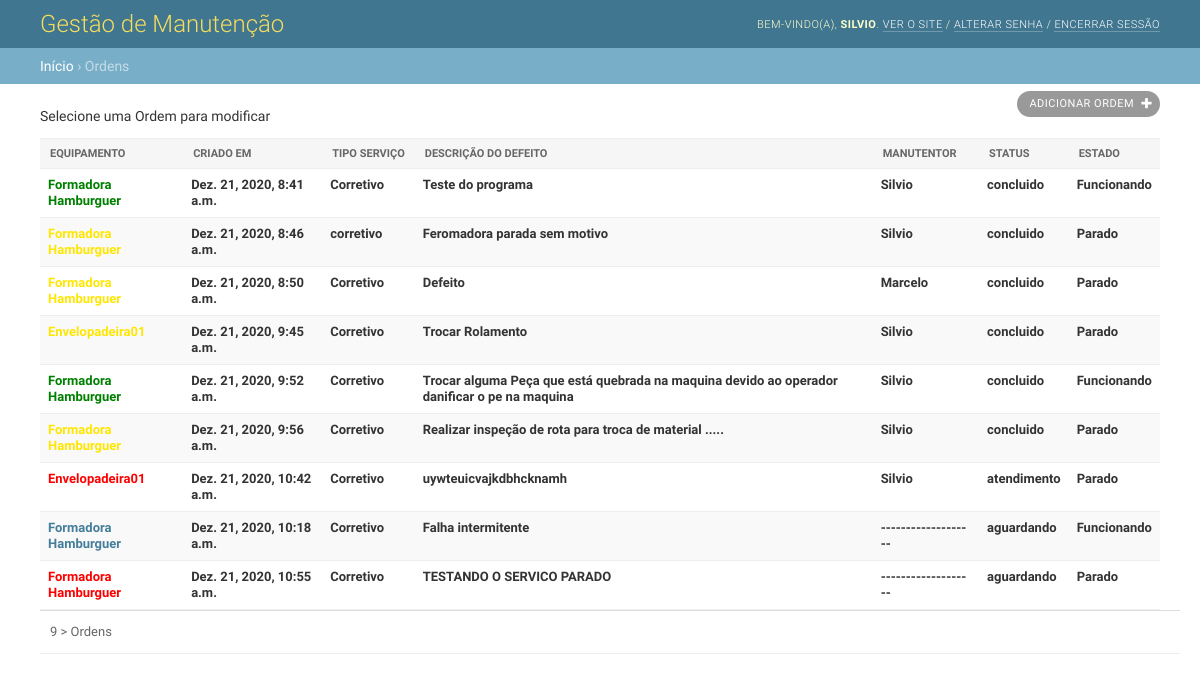
/ordem/, run on an earlier commit of the app's database.
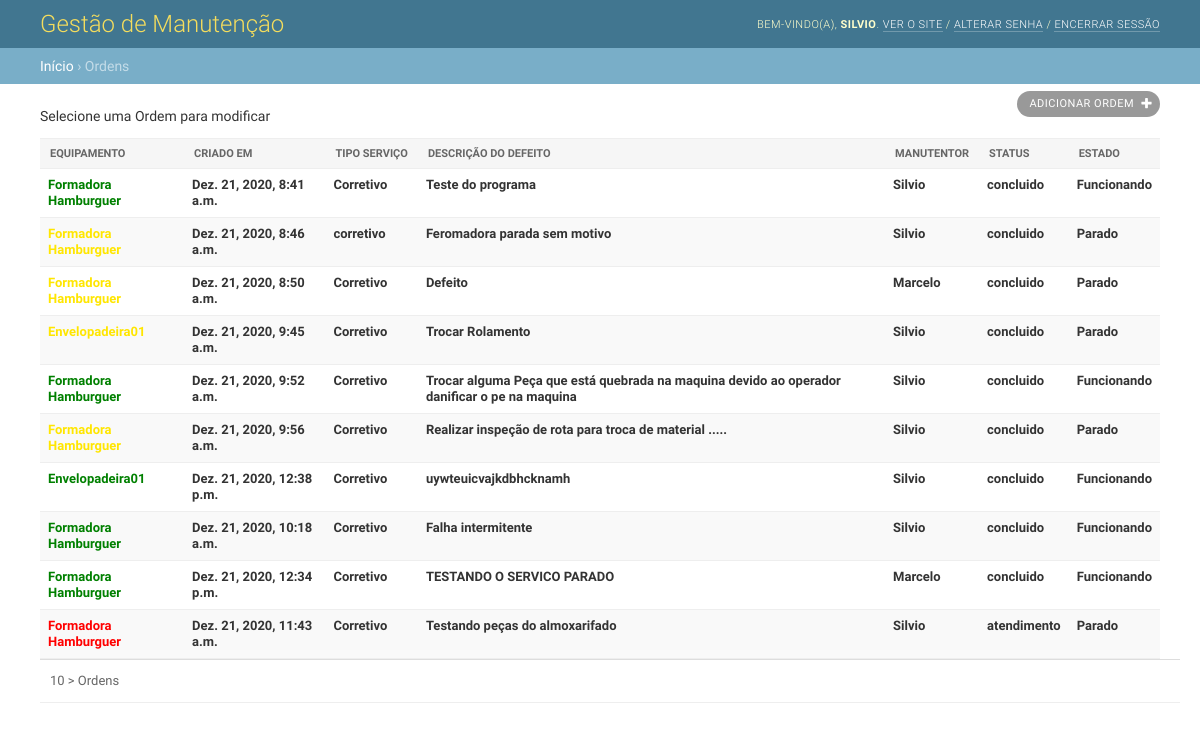
And on a later commit of the database.
### core/models.py (models this page shows)
class Ordem(models.Model):
    funcao_choices = [
        ('concluido', 'Serviço Concluido'),
        ('andamento', 'Serviço em Andamento'),
        ('cancelado', 'Serviço Cancelado'),
        ('suspenso', 'Serviço Suspenso'),
        ('aguardando', 'Arguardando Manutenção'),
        ('peca', 'Aguardando Peça'),
        ('atendimento', 'Em Atendimento'),
    ]
    estado_choices = [
        ('Parado', 'Equipamento Parado'),
        ('Funcionando', 'Equipamento Funcionando'),
        ('Programado', 'Serviço Programado'),
        ('Melhoria', 'Serviço de Melhoria'),
    ]
    tipo_choices = [
        ('Corretivo', 'Serviço Corretivo'),
        ('Preventivo', 'Serviço Preventivo'),
        ('Inspecao', 'Serviço de Inpeção'),
        ('Melhoria', 'Serviço de Melhoria'),
    ]
    Modificado = models.DateTimeField(auto_now_add=True)
    Solicitante = models.CharField(max_length=50, help_text='Solicitante da Ordem')
    Equipamento = models.ForeignKey(Equipamentos, on_delete=models.CASCADE)
    Tipo_Servico = models.CharField(
        verbose_name='Tipo do Serviço',
        max_length=25,
        choices=tipo_choices,
        default='Corretivo',
    )
    Descricao = models.TextField()
    Setor = models.CharField(max_length=50, help_text='Setor do Serviço')
    Causa = models.TextField(help_text='Causa do Problema', null=True, blank=True)
    Realizado = models.TextField(help_text='Serviço Realizado', null=True, blank=True)
    Manutentor = models.ForeignKey(Manutencao, on_delete=models.CASCADE, null=True, blank=True)
    Situacao = models.CharField(
        verbose_name='Situação do Serviço',
        max_length=25,
        choices=funcao_choices,
        default='aguardando',
    )
    Estado = models.CharField(
        verbose_name='Estado do Equipamento',
        max_length=25,
        choices=estado_choices,
        default='Parado',
    )
    Abertura_servico = models.DateTimeField(auto_now=False, auto_now_add=False, null=True, blank=True)
    Inicio_servico = models.DateTimeField(auto_now=False, auto_now_add=False, null=True, blank=True)
    Termino_servico = models.DateTimeField(auto_now=False, auto_now_add=False, null=True, blank=True)
    Pecas = models.ManyToManyField(Almoxarifado, null=True, blank=True)

class Base(models.Model):
    create = models.DateTimeField(auto_now_add=True)
    update = models.DateTimeField(auto_now=True)

class Equipamentos(Base):
    Nome = models.CharField(max_length=50, help_text='Nome do Equipamento')
    Setor = models.CharField(max_length=50, help_text='Setor do Equipamento')
    Fabricante = models.CharField(max_length=50, help_text='Fabricante do Equipamento')
    def __str__(self):
        return self.Nome

class Manutencao(Base):
    funcao_choices = [
        ('eletric', 'Eletricista'),
        ('macanic', 'Mecânico'),
        ('lub', 'Lubrificador'),
        ('aut', 'Automação'),
        ('refri', 'Refrigeração'),
        ('aux_eletric', 'Auxiliar Eletricista'),
        ('aux_mecanic', 'Auxiliar Mecânico'),
        ('aux_refri', 'Auxiliar Refrigeração'),
    ]
    Nome = models.CharField(verbose_name='Nome do Manutentor', max_length=50)
    funcao = models.CharField(
        verbose_name='Função do Manutentor',
        max_length=25,
        choices=funcao_choices,
        default='eletric',
        )
    def __str__(self):
        return self.Nome

### core/views.py (the view)
# urls.py: path('ordem/', ordem, name='ordem'),
def ordem(request):
    dados = Ordem.objects.all()
    context = {
        'dados': dados,
    }
    return render(request, 'ordem/ordem.html', context)

### core/templates/ordem/ordem.html (shortened to what the changed rows need)
{% extends 'ordem/base.html' %}
{% block main %}
<div class="main shifted" id="main">
    <div class="content">
      <div id="content" class="flex">
        <div id="content-main">
          <div class="module" id="changelist">
            <div class="changelist-form-container">
              <form id="changelist-form" method="post" novalidate>
                <div class="container">
                  <table id="result_list">
                    <thead>
                      <tr>
                        <th scope="col"  class="">
                          <div class="text"><span>Equipamento</span></div>
                        </th>
                        <th scope="col"  class="">
                          <div class="text"><span>Criado em</span></div>
                        </th>
                        <th scope="col"  class="">
                          <div class="text"><span>Tipo Serviço</span></div>
                        </th>
                        <th scope="col"  class="">
                          <div class="text"><span>Descrição do Defeito</span></div>
                        </th>
                        <th scope="col"  class="">
                          <div class="text"><span>Manutentor</span></div>
                        </th>
                        <th scope="col"  class="">
                          <div class="text"><span>Status</span></div>
                        </th>
                        <th scope="col"  class="">
                          <div class="text"><span>Estado</span></div>
                        </th>
                      </tr>
                    </thead>
                    <tbody>
                      {% for dados in dados %}
                      <tr>
                          {% if dados.Estado == 'Parado' %}
                            <th>
                              {% if dados.Manutentor == none %}
                                  <a href="{% url 'ordem_abrir' dados.id %}" style="color:red;">{{ dados.Equipamento }}</a>
                              {% else %}
                                {% if dados.Situacao == 'concluido' %}
                                  <a href="{% url 'ordem_consultar' dados.id %}" style="color: rgb(255, 230, 0);">{{ dados.Equipamento }}</a>
                                {% else %}
                                  <a href="{% url 'ordem_fechar' dados.id %}" style="color: red;">{{ dados.Equipamento }}</a>
                                {% endif %}
                              {% endif %}
                            </th>
                          {% elif dados.Estado == 'Funcionando' %}
                          <th style="color: red;">
                            {% if dados.Manutentor == none %}
                                <a href="{% url 'ordem_abrir' dados.id %}">{{ dados.Equipamento }}</a>
                            {% else %}
                              {% if dados.Situacao == 'concluido' %}
                                <a href="{% url 'ordem_consultar' dados.id %}" style="color: green;">{{ dados.Equipamento }}</a>
                              {% else %}
                                <a href="{% url 'ordem_fechar' dados.id %}" style="color: green;">{{ dados.Equipamento }}</a>
                              {% endif %}
                            {% endif %}
                          </th>
                          {% endif %}
                          <th class="">
                            <a>{{ dados.Modificado }}</a>
                          </th>
                          <th class="">
                            <a>{{ dados.Tipo_Servico }}</a>
                          </th>
                          <th class="">
                            <a>{{ dados.Descricao }}</a>
                          </th>
                          <th class="">
                            {% if dados.Manutentor == none %}
                              <a>-------------------</a>
                            {% else %}
                              <a>{{ dados.Manutentor }}</a>
                            {% endif %}
                          </th>
                          <th class="">
                            <a>{{ dados.Situacao }}</a>
                          </th>
                          <th class="">
                            <a>{{ dados.Estado }}</a>
                          </th>
                      </tr>
                      {% endfor %}
                    </tbody>
                  </table>
                  <p class="paginator">
                    {% if dados.count == 1 %}
                    <span>{{ dados.count }} > Ordem</span>
                    {% else %}
                      <span>{{ dados.count }} > Ordens</span>
                    {% endif %}
                  </p>
                </div>
              </form>
            </div>
          </div>
        </div>
        <br class="clear">
        </div>
        </div>
      </div>
    </div>
{% endblock %}

What changed in the data, as far as the page shows it:
changed Ordem "uywteuicvajkdbhcknamh": Modificado "Dez. 21, 2020, 10:42 a.m." → "Dez. 21, 2020, 12:38 p.m."; Situacao "atendimento" → "concluido"; Estado "Parado" → "Funcionando"
changed Ordem "Dez. 21, 2020, 10:18 a.m.": Manutentor_id empty → 4 (drawn); Manutentor (not shown) → "Silvio"; Situacao "aguardando" → "concluido"
changed Ordem "TESTANDO O SERVICO PARADO": Modificado "Dez. 21, 2020, 10:55 a.m." → "Dez. 21, 2020, 12:34 p.m."; Manutentor_id empty → 5 (drawn); Manutentor (not shown) → "Marcelo"; Situacao "aguardando" → "concluido"; Estado "Parado" → "Funcionando"
added Ordem: Equipamento "Formadora Hamburguer", Modificado "Dez. 21, 2020, 11:43 a.m.", Tipo_Servico "Corretivo", Descricao "Testando peças do almoxarifado", Manutentor "Silvio", Situacao "atendimento", Estado "Parado"
Also different on the page:
{{ dados.count }}: "9" → "10"
